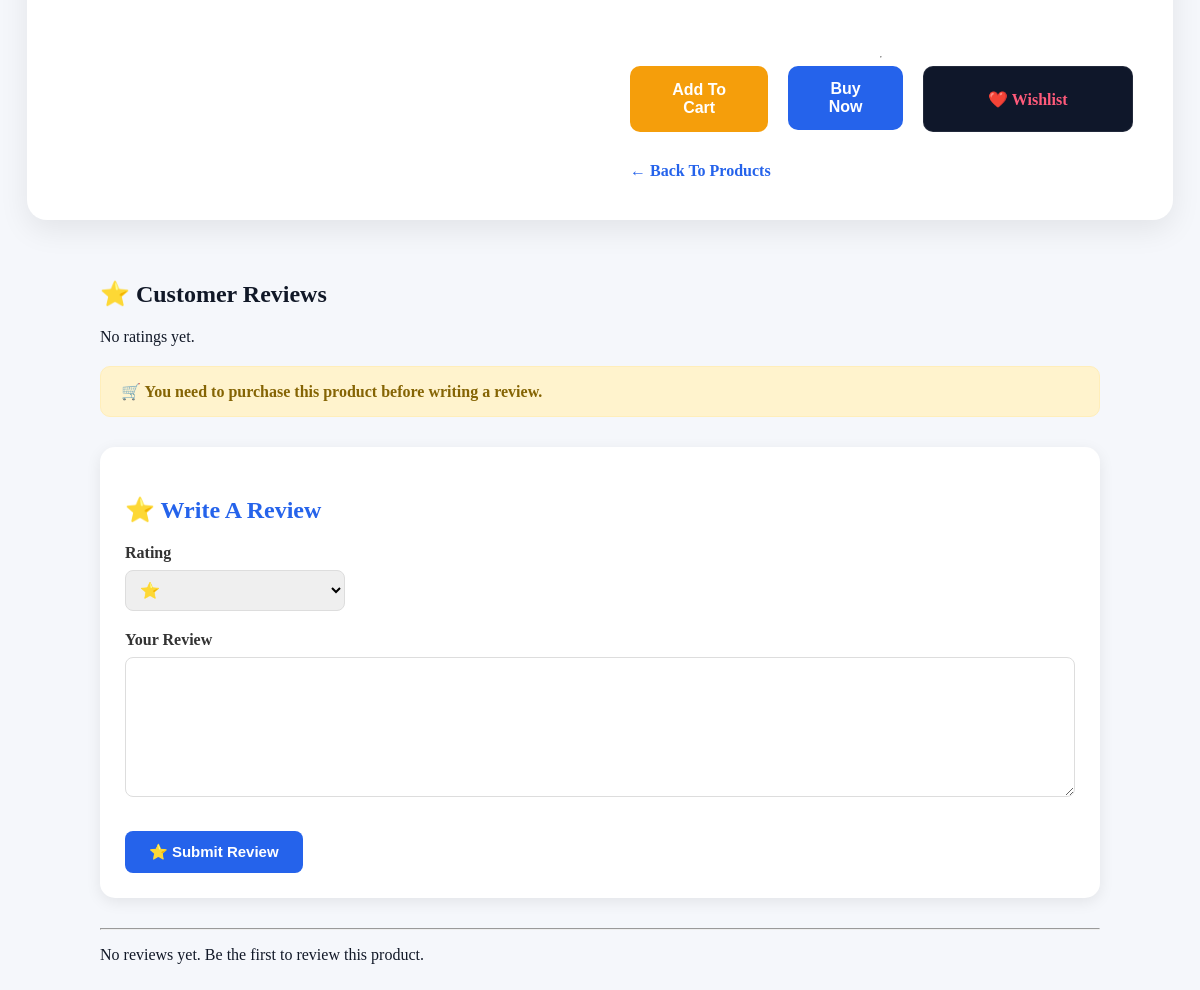
The page /products/product/10/ (signed in, lower part) on the database as committed earlier.
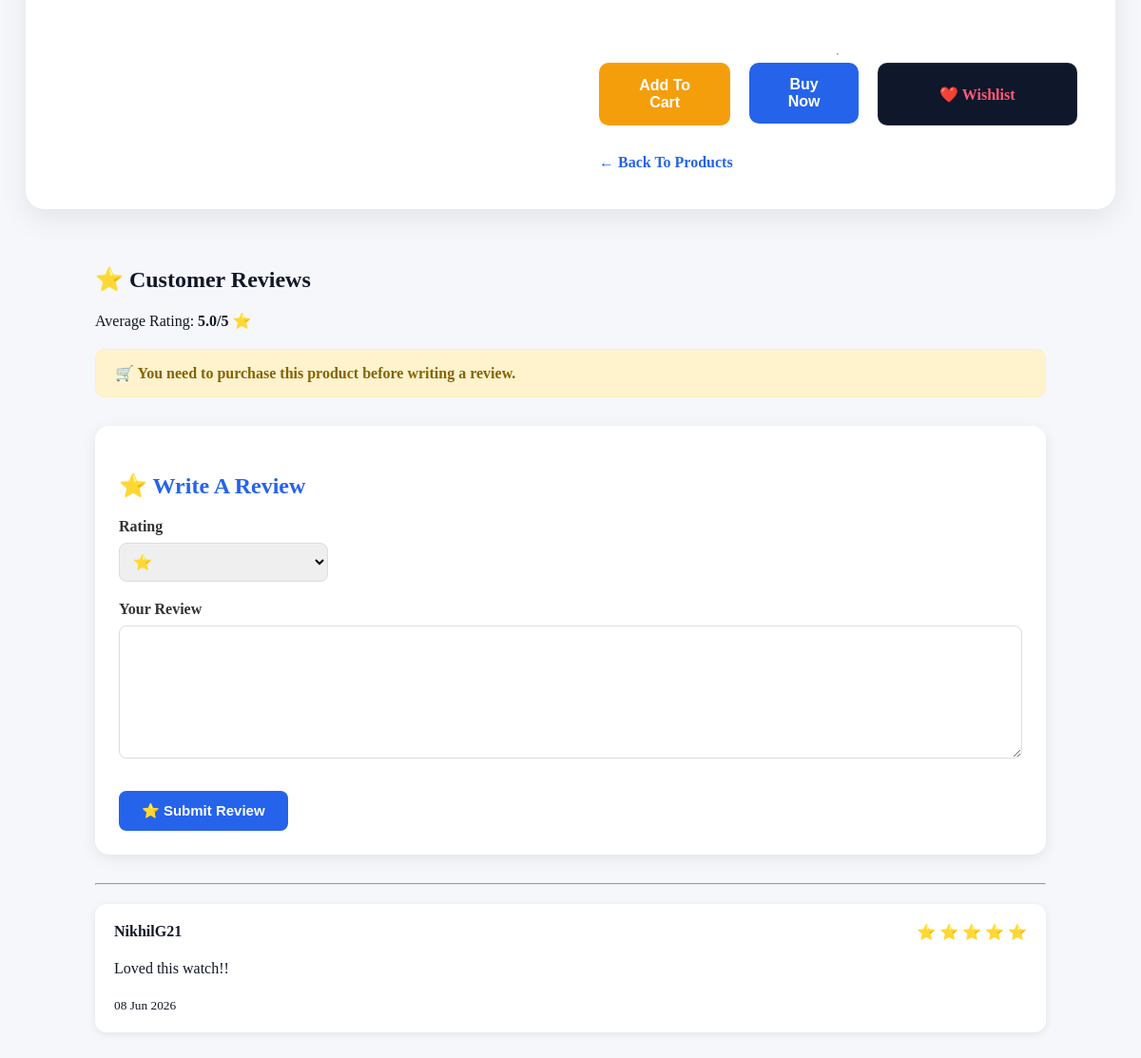
The same page on the database as committed later.
### products/models.py (models this page shows, shortened)
class Review(models.Model):
    user = models.ForeignKey(
        User,
        on_delete=models.CASCADE
    )
    product = models.ForeignKey(
        'Product',
        on_delete=models.CASCADE,
        related_name='reviews'
    )
    rating = models.IntegerField()
    comment = models.TextField()
    created_at = models.DateTimeField(
        auto_now_add=True
    )
    class Meta:
        constraints = [
            models.UniqueConstraint(
                fields=[
                    'user',
                    'product'
                ],
                name='unique_review_per_user'
            )
        ]

### products/views.py (the view)
# urls.py: path('product/<int:product_id>/', views.product_detail, name='product_detail'),
def product_detail(request, product_id):
    product = get_object_or_404(
        Product,
        id=product_id
    )
    reviews = Review.objects.filter(
        product=product
    ).select_related('user')
    average_rating = Review.objects.filter(
        product=product
    ).aggregate(
        Avg('rating')
    )['rating__avg']
    user_review = None
    has_purchased = False
    if request.user.is_authenticated:
        has_purchased = OrderItem.objects.filter(
        order__user=request.user,
        product=product,
        order__is_cancelled=False
    ).exists()
        user_review = Review.objects.filter(
            user=request.user,
            product=product
        ).first()
    return render(
        request,
        'products/product_detail.html',
        {
            'product': product,
            'reviews': reviews,
            'average_rating': average_rating,
            'review_form': ReviewForm(),
            'user_review': user_review,
            'has_purchased': has_purchased,
        }
    )

### products/forms.py
class ReviewForm(forms.ModelForm):
    class Meta:
        model = Review
        fields = [
            'rating',
            'comment'
        ]
        widgets = {
            'rating': forms.Select(
                choices=[
                    (1,'⭐'),
                    (2,'⭐⭐'),
                    (3,'⭐⭐⭐'),
                    (4,'⭐⭐⭐⭐'),
                    (5,'⭐⭐⭐⭐⭐'),
                ]
            ),
            'comment': forms.Textarea(
                attrs={
                    'rows':4
                }
            )
        }

### products/templates/products/product_detail.html (shortened to what this page needs)
{% load static %}
<!DOCTYPE html>
<html>
    <head>
        <link rel="stylesheet" href="{% static 'css/product_detail.css' %}">
    </head>
    <body>
    <div class="product-detail-container">
    <div class="product-image-section">
    </div>
    <div class="product-info-section">
        <div class="description">
        </div>
        <hr>
<div class="action-buttons">
    <a href="{% url 'add_to_cart' product.id %}">
        <button
            class="cart-btn"
        >
            Add To Cart
        </button>
    </a>
    <a href="{% url 'buy_now' product.id %}">
    <button
        class="buy-btn"
    >
        Buy Now
    </button>
</a>
        <a
        href="{% url 'add_to_wishlist' product.id %}"
        class="wishlist-detail-btn"
    >
        ❤️ Wishlist
    </a>
</div>
        <a
            href="{% url 'product_list' %}"
            class="back-link"
        >
            ← Back To Products
        </a>
    </div>
</div>
        <section class="review-section">
    <h2>⭐ Customer Reviews</h2>
    {% if average_rating %}
        <p class="average-rating">
            Average Rating:
            <strong>
                {{ average_rating|floatformat:1 }}/5 ⭐
            </strong>
        </p>
    {% else %}
        <p>
            No ratings yet.
        </p>
    {% endif %}
    {% if user.is_authenticated %}
    {% if has_purchased %}
    {% else %}
        <div class="purchase-required">
            🛒 You need to purchase this product before writing a review.
        </div>
    {% endif %}
    <div class="review-form-container">
        {% if user_review %}
    <h3>✏️ Update Your Review</h3>
{% else %}
    <h3>⭐ Write A Review</h3>
{% endif %}
        <form
    method="post"
    action="{% url 'add_review' product.id %}"
>
        <div class="form-group">
            <label>Rating</label>
            <select name="rating">
    <option value="1" {% if user_review.rating == 1 %}selected{% endif %}>⭐</option>
</select>
        </div>
        <div class="form-group">
            <label>Your Review</label>
            <textarea
    name="comment"
    rows="5"
>{{ user_review.comment|default:'' }}</textarea>
        </div>
        <button type="submit" class="review-btn">
            ⭐ Submit Review
        </button>
    </form>
</div>
{% endif%}
    <hr>
{% if reviews %}
    {% for review in reviews %}
        <div class="review-card">
            <div class="review-header">
                <strong>
                    {{ review.user.username }}
                </strong>
                <span class="review-rating">
                    {% for i in "12345" %}
                        {% if forloop.counter <= review.rating %}
                            ⭐
                        {% endif %}
                    {% endfor %}
                </span>
            </div>
            <p class="review-comment">
                {{ review.comment }}
            </p>
            <small>
                {{ review.created_at|date:"d M Y" }}
            </small>
        </div>
    {% endfor %}
{% else %}
<p>
    No reviews yet. Be the first to review this product.
</p>
{% endif %}
</section>
    </body>
</html>

Rows that differ between the two databases and show on the page:
added Review: user.username "NikhilG21", rating 5 (drawn), comment "Loved this watch!!", created_at "08 Jun 2026"
Other text that changed with them:
{{ average_rating|floatformat:1 }}: (not shown) → "5.0"
text no longer shown: "No ratings yet. No reviews yet. Be the first to review this product."
text now shown: "Average Rating: /5 ⭐"
